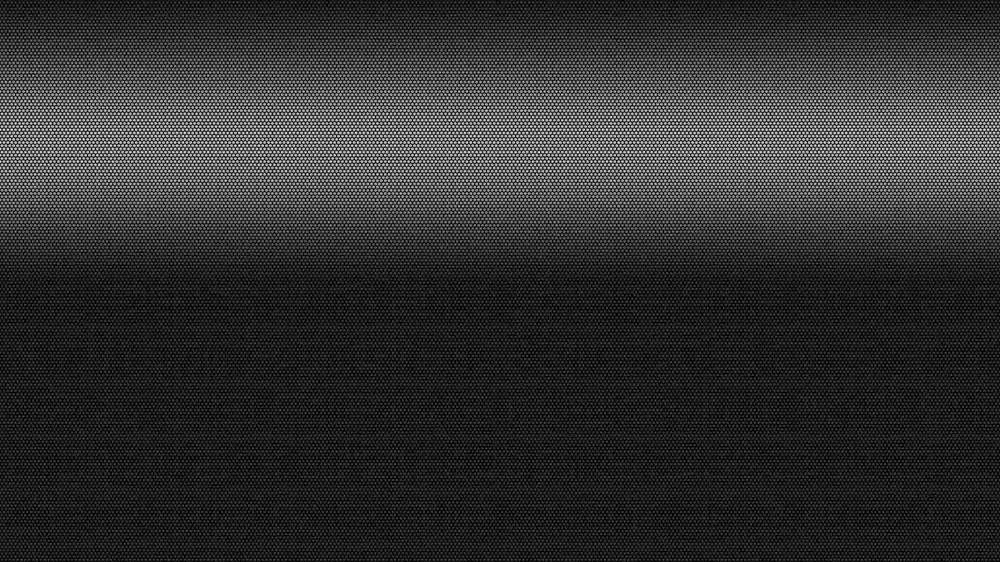
#> input picture svart.jpg, 1000 x 562 px, shrunk from 1920 x 1080 before the run
$ python InteractiveCircle.py
#> lines starting #> are read from the running program, lines starting #| are printed output that depends on the picture
#> in main, img is the input picture: PIL image 1000x562 L; min 0, max 37, mean 7.3
from PIL import Image
import cv2
import numpy as np

BOARD_WIDTH_IN = 32
BOARD_HEIGHT_IN = 20
CIRCLE_DIAMETER_IN = 12
IMAGE_PATH = "svart.jpg"
WINDOW_NAME = "Board Image"


def prepare_image(
    img: Image.Image,
    board_width_in: float,
    board_height_in: float,
    circle_diameter_in: float,
):

#> called with board_width_in = 32, board_height_in = 20, circle_diameter_in = 12
    w, h = img.size
#> w = 1000; h = 562
    board_ar = board_width_in / board_height_in
    img_ar = w / h
#> img_ar = 1.78

    # Crop to match board aspect ratio
    if img_ar > board_ar:
        new_w = int(h * board_ar)
#> new_w = 899
        crop_left = (w - new_w) // 2
#> crop_left = 50
        crop_right = crop_left + new_w
#> crop_right = 949
        img_cropped = img.crop((crop_left, 0, crop_right, h))
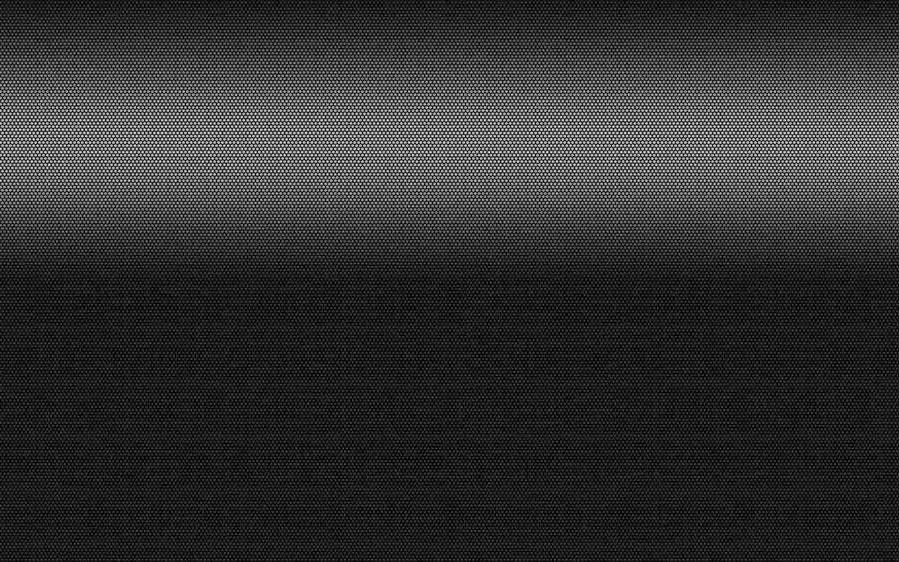
#> img_cropped: PIL image 899x562 L; min 0, max 37, mean 7.3; drawn with min black and max white
    else:
        new_h = int(w / board_ar)
        crop_top = (h - new_h) // 2
        crop_bottom = crop_top + new_h
        img_cropped = img.crop((0, crop_top, w, crop_bottom))

    # Compute pixels per inch
    width_px, height_px = img_cropped.size
#> width_px = 899; height_px = 562
    px_per_in_x = width_px / board_width_in
#> px_per_in_x = 28.09
    px_per_in_y = height_px / board_height_in
#> px_per_in_y = 28.1
    px_per_in = (px_per_in_x + px_per_in_y) / 2  # average
#> px_per_in = 28.1

    # Circle radius in pixels
    circle_radius_px = int((circle_diameter_in / 2) * px_per_in)
#> circle_radius_px = 168

    return img_cropped, circle_radius_px, px_per_in_x, px_per_in_y


def mouse_callback(event, x, y, flags, param):

    global current_circle_center, original_img, circle_radius_px

    if event == cv2.EVENT_LBUTTONDOWN:
        current_circle_center = (x, y)

    display_img = original_img.copy()

    # Draw circle if a center exists
    if current_circle_center is not None:
        cv2.circle(display_img, current_circle_center, circle_radius_px, (0, 0, 255), 2)

    # Display mouse coordinates
    text = f"X: {x}, Y: {y}"
    cv2.putText(
        display_img, text, (10, 30), cv2.FONT_HERSHEY_SIMPLEX, 1, (0, 255, 0), 2
    )

    cv2.imshow(WINDOW_NAME, display_img)


def main():
    global original_img, current_circle_center, circle_radius_px

    img = Image.open(IMAGE_PATH)

    # Prepare image and compute circle size
    img_cropped, circle_radius_px, px_per_in_x, px_per_in_y = prepare_image(
        img, BOARD_WIDTH_IN, BOARD_HEIGHT_IN, CIRCLE_DIAMETER_IN
    )
#> circle_radius_px = 168; px_per_in_x = 28.09; px_per_in_y = 28.1

    # Convert to OpenCV format
    original_img = cv2.cvtColor(np.array(img_cropped), cv2.COLOR_RGB2BGR)
    current_circle_center = None

    # Setup window and callback
    cv2.imshow(WINDOW_NAME, original_img)
    cv2.setMouseCallback(WINDOW_NAME, mouse_callback)

    while True:
        if cv2.waitKey(1) & 0xFF == 27:  # ESC
#> (key Esc is pressed here)
            break

    cv2.destroyAllWindows()


if __name__ == "__main__":
    main()
